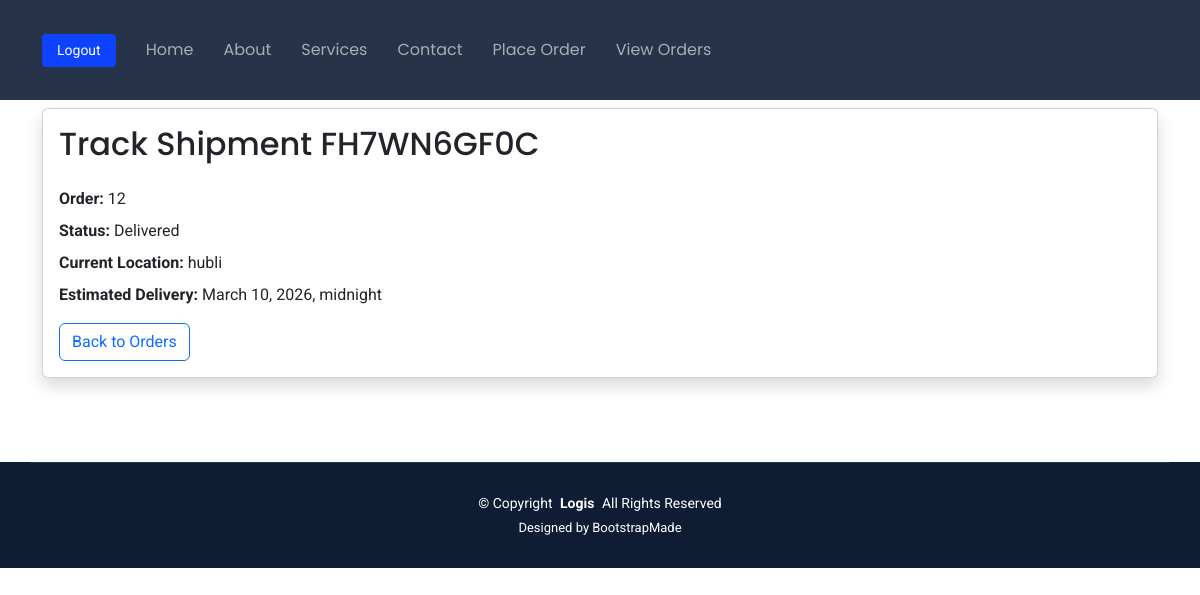
Page /shipments/track/FH7WN6GF0C/ (signed in) on the committed database.
### abcd/models.py (models this page shows, shortened)
class Shipment(models.Model):
    SHIPMENT_STATUS_CHOICES = [
        ('in_transit', 'In Transit'),
        ('delivered', 'Delivered'),
        ('delayed', 'Delayed'),
    ]
    shipment_id = models.AutoField(primary_key=True)
    order = models.ForeignKey(Order, on_delete=models.CASCADE, related_name='shipments')
    logistics_partner = models.ForeignKey(NewUser, on_delete=models.SET_NULL, null=True, limit_choices_to={'user_type': 'logistic_partner'}, related_name='shipments')
    tracking_number = models.CharField(max_length=50, unique=True)
    shipment_status = models.CharField(max_length=20, choices=SHIPMENT_STATUS_CHOICES, default='in_transit')
    estimated_delivery = models.DateTimeField()
    current_location = models.CharField(max_length=200, blank=True, null=True)  # For GPS tracking simulation

class Order(models.Model):
    ORDER_STATUS_CHOICES = [
        ('pending', 'Pending'),
        ('processing', 'Processing'),
        ('shipped', 'Shipped'),
        ('delivered', 'Delivered'),
    ]
    order_id = models.AutoField(primary_key=True)
    customer = models.ForeignKey(NewUser, on_delete=models.CASCADE, limit_choices_to={'user_type': 'customer'}, related_name='orders')
    product = models.ForeignKey(Product, on_delete=models.CASCADE)
    quantity = models.PositiveIntegerField()
    total_amount = models.DecimalField(max_digits=10, decimal_places=2)
    order_date = models.DateTimeField(default=timezone.now)
    order_status = models.CharField(max_length=20, choices=ORDER_STATUS_CHOICES, default='pending')

### abcd/views.py (the view)
# urls.py: path('shipments/track/<str:tracking_number>/', views.track_shipment, name='track_shipment'),  # Track shipment
@login_required
@user_passes_test(is_customer)
def track_shipment(request, tracking_number):
    try:
        shipment = Shipment.objects.get(tracking_number=tracking_number, order__customer=request.user)
    except Shipment.DoesNotExist:
        messages.error(request, f"No shipment with tracking number {tracking_number} found.")
        return redirect('order_list')
    return render(request, 'track_shipment.html', {'shipment': shipment})

### abcd/views.py (called while the page is built)
def is_customer(user):
    return user.user_type == 'customer'

### abcd/templates/track_shipment.html (shortened to what this page needs)
{% extends 'base1.html' %}
{% block content %}
<section id="track-shipment" class="section mt-5">
    <div class="container">
        <div class="card shadow">
            <div class="card-body">
                <h2 class="card-title mb-4">Track Shipment {{ shipment.tracking_number }}</h2>
                <div class="mb-3">
                    <p class="mb-2"><strong>Order:</strong> {{ shipment.order.order_id }}</p>
                    <p class="mb-2"><strong>Status:</strong> {{ shipment.shipment_status|title }}</p>
                    <p class="mb-2"><strong>Current Location:</strong> {{ shipment.current_location }}</p>
                    <p class="mb-2"><strong>Estimated Delivery:</strong> {{ shipment.estimated_delivery }}</p>
                </div>
                <a href="{% url 'order_list' %}" class="btn btn-outline-primary">Back to Orders</a>
            </div>
        </div>
    </div>
</section>
{% endblock %}

### static/assets/css/main.css (style rules this page uses)
:root { --default-font: "Roboto", system-ui, -apple-system, "Segoe UI", Roboto, "Helvetica Neue", Arial, "Noto Sans", "Liberation Sans", sans-serif, "Apple Color Emoji", "Segoe UI Emoji", "Segoe UI Symbol", "Noto Color Emoji"; --heading-font: "Poppins", sans-serif; --nav-font: "Poppins", sans-serif; }
:root { --background-color: #ffffff; --default-color: #212529; --heading-color: #001973; --accent-color: #0d42ff; --surface-color: #ffffff; --contrast-color: #ffffff; }
:root { --nav-color: rgba(255, 255, 255, 0.6); --nav-hover-color: #ffffff; --nav-mobile-background-color: #ffffff; --nav-dropdown-background-color: #ffffff; --nav-dropdown-color: #212529; --nav-dropdown-hover-color: #0d42ff; }
:root { scroll-behavior: smooth; }
body { color: var(--default-color); background-color: var(--background-color); font-family: var(--default-font); }
a { color: var(--accent-color); text-decoration: none; transition: 0.3s; }
h1, h2, h3, h4, h5, h6 { color: var(--heading-color); font-family: var(--heading-font); }
section, .section { color: var(--default-color); background-color: var(--background-color); padding: 60px 0; scroll-margin-top: 100px; overflow: clip; }

### rows in the picture
Shipment: tracking_number "FH7WN6GF0C", order.order_id "12", shipment_status "Delivered", current_location "hubli", estimated_delivery "March 10, 2026, midnight"
